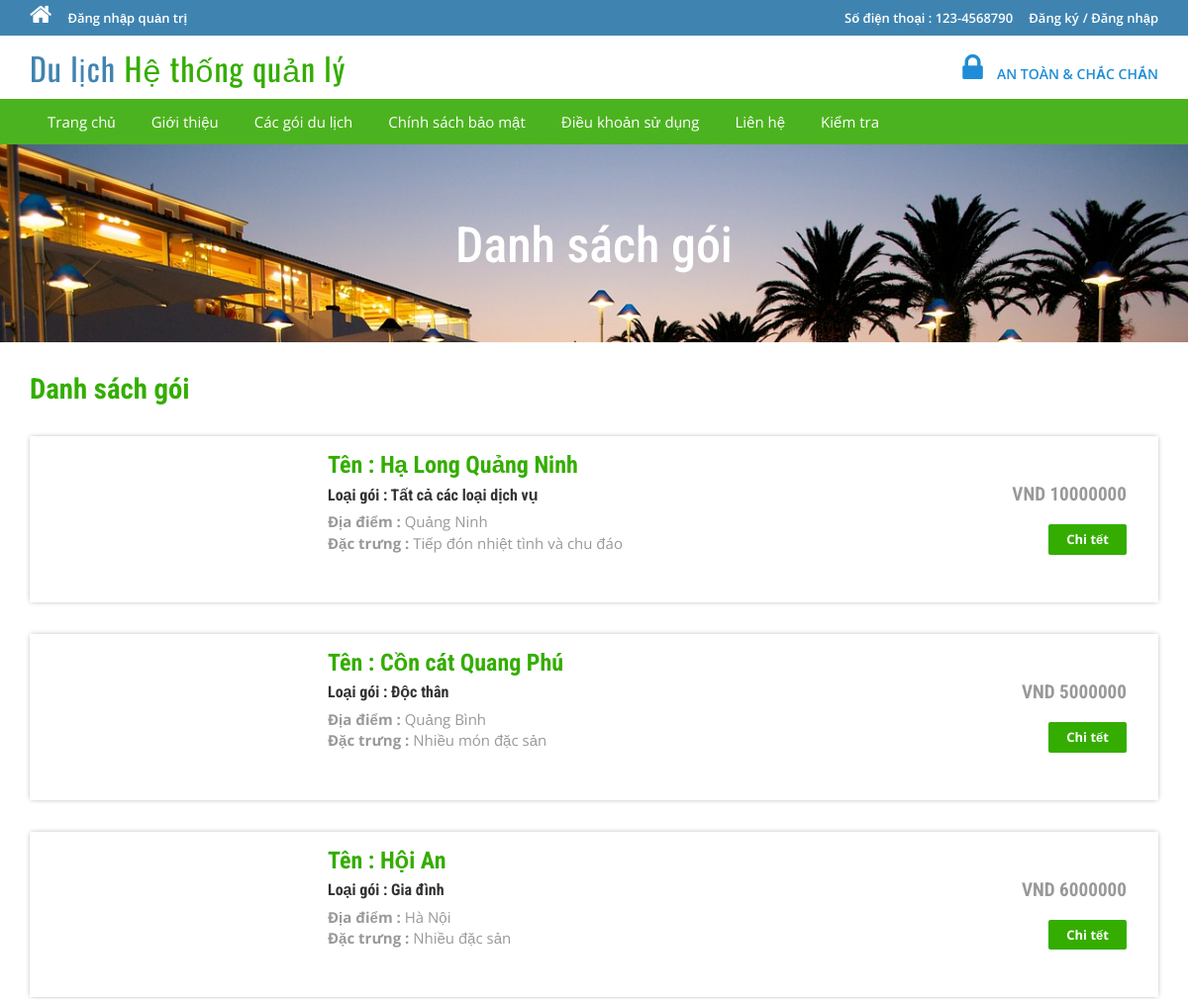
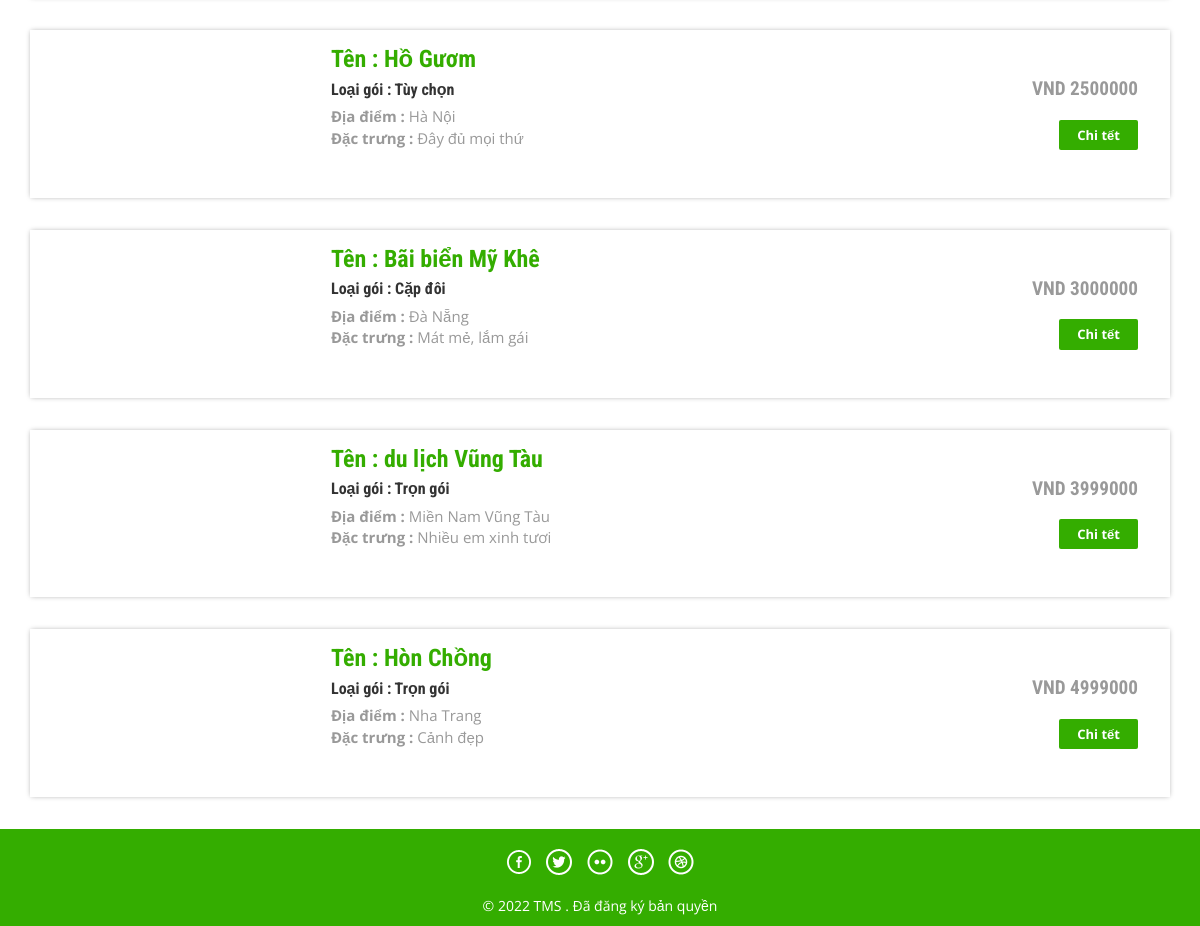
The app's page /package-list.php with its own data (2 pictures, top to bottom).
### tables this page shows
CREATE TABLE `tbltourpackages` (
  `PackageId` int(11) NOT NULL,
  `PackageName` varchar(200) DEFAULT NULL,
  `PackageType` varchar(150) DEFAULT NULL,
  `PackageLocation` varchar(100) DEFAULT NULL,
  `PackagePrice` int(11) DEFAULT NULL,
  `PackageFetures` varchar(255) DEFAULT NULL,
  `PackageDetails` mediumtext DEFAULT NULL,
  `PackageImage` varchar(100) DEFAULT NULL,
  `Creationdate` timestamp NULL DEFAULT current_timestamp(),
  `UpdationDate` timestamp NULL DEFAULT NULL ON UPDATE current_timestamp()
);

### package-list.php (the view, shortened to what this page needs)
<?php
include('includes/config.php');
?>
<!DOCTYPE HTML>
<html>
<head>
<link href="css/bootstrap.css" rel='stylesheet' type='text/css' />
<link href="css/style.css" rel='stylesheet' type='text/css' />
<link href="css/font-awesome.css" rel="stylesheet">
<link href="css/animate.css" rel="stylesheet" type="text/css" media="all">
</head>
<body>
<?php include('includes/header.php');?>
<div class="banner-3">
	<div class="container">
		<h1 class="wow zoomIn animated animated" data-wow-delay=".5s" style="visibility: visible; animation-delay: 0.5s; animation-name: zoomIn;"> Danh sách gói</h1>
	</div>
</div>
<div class="rooms">
	<div class="container">
		<div class="room-bottom">
			<h3>Danh sách gói</h3>
<?php $sql = "SELECT * from tbltourpackages";
$query = $dbh->prepare($sql);
$query->execute();
$results=$query->fetchAll(PDO::FETCH_OBJ);
if($query->rowCount() > 0)
{
foreach($results as $result)
{	?>
			<div class="rom-btm">
				<div class="col-md-3 room-left wow fadeInLeft animated" data-wow-delay=".5s">
				</div>
				<div class="col-md-6 room-midle wow fadeInUp animated" data-wow-delay=".5s">
					<h4>Tên : <?php echo htmlentities($result->PackageName);?></h4>
					<h6>Loại gói : <?php echo htmlentities($result->PackageType);?></h6>
					<p><b>Địa điểm :</b> <?php echo htmlentities($result->PackageLocation);?></p>
					<p><b>Đặc trưng :</b> <?php echo htmlentities($result->PackageFetures);?></p>
				</div>
				<div class="col-md-3 room-right wow fadeInRight animated" data-wow-delay=".5s">
					<h5>VND <?php echo htmlentities($result->PackagePrice);?></h5>
					<a href="package-details.php?pkgid=<?php echo htmlentities($result->PackageId);?>" class="view">Chi tết</a>
				</div>
				<div class="clearfix"></div>
			</div>
<?php }} ?>
		</div>
	</div>
</div>
<?php include('includes/footer.php');?>
</body>
</html>

### includes/header.php (shortened to what this page needs)
<?php if($_SESSION['login'])
{?>
<div class="top-header">
	<div class="container">
		<ul class="tp-hd-lft wow fadeInLeft animated" data-wow-delay=".5s">
			<li class="hm"><a href="index.html"><i class="fa fa-home"></i></a></li>
			<li class="prnt"><a href="profile.php">Thông tin của tôi</a></li>
				<li class="prnt"><a href="change-password.php">Đổi mật khẩu</a></li>
			<li class="prnt"><a href="tour-history.php">Lịch sử chuyến tham quan của tôi</a></li>
			<li class="prnt"><a href="issuetickets.php">Phát hành vé</a></li>
		</ul>
		<ul class="tp-hd-rgt wow fadeInRight animated" data-wow-delay=".5s">
			<li class="tol">Chào mừng :</li>
			<li class="sig"><?php echo htmlentities($_SESSION['login']);?></li>
			<li class="sigi"><a href="logout.php" >/ Đăng xuất</a></li>
        </ul>
		<div class="clearfix"></div>
	</div>
</div><?php } else {?>
<div class="top-header">
	<div class="container">
		<ul class="tp-hd-lft wow fadeInLeft animated" data-wow-delay=".5s">
			<li class="hm"><a href="index.php"><i class="fa fa-home"></i></a></li>
				<li class="hm"><a href="admin/index.php">Đăng nhập quản trị</a></li>
		</ul>
		<ul class="tp-hd-rgt wow fadeInRight animated" data-wow-delay=".5s">
			<li class="tol">Số điện thoại : 123-4568790</li>
			<li class="sig"><a href="#" data-toggle="modal" data-target="#myModal" >Đăng ký</a></li>
			<li class="sigi"><a href="#" data-toggle="modal" data-target="#myModal4" >/ Đăng nhập</a></li>
        </ul>
		<div class="clearfix"></div>
	</div>
</div>
<?php }?>
<div class="header">
	<div class="container">
		<div class="logo wow fadeInDown animated" data-wow-delay=".5s">
			<a href="index.php">Du lịch <span>Hệ thống quản lý</span></a>
		</div>
		<div class="lock fadeInDown animated" data-wow-delay=".5s">
			<li><i class="fa fa-lock"></i></li>
            <li><div class="securetxt">AN TOÀN &amp; CHẮC CHẮN </div></li>
		</div>
		<div class="clearfix"></div>
	</div>
</div>
<div class="footer-btm wow fadeInLeft animated" data-wow-delay=".5s">
	<div class="container">
	<div class="navigation">
			<nav class="navbar navbar-default">
				<div class="collapse navbar-collapse nav-wil" id="bs-example-navbar-collapse-1">
					<nav class="cl-effect-1">
						<ul class="nav navbar-nav">
							<li><a href="index.php">Trang chủ</a></li>
							<li><a href="page.php?type=Giới thiệu">Giới thiệu</a></li>
								<li><a href="package-list.php">Các gói du lịch</a></li>
								<li><a href="page.php?type=Chính sách bảo mật">Chính sách bảo mật</a></li>
								<li><a href="page.php?type=Điều khoản sử dụng">Điều khoản sử dụng</a></li>
								<li><a href="page.php?type=Liên hệ">Liên hệ</a></li>
								<?php if($_SESSION['login'])
{?>
								<li>Cần giúp đỡ?<a href="#" data-toggle="modal" data-target="#myModal3"> / Viết cho chúng tôi </a>  </li>
								<?php } else { ?>
								<li><a href="enquiry.php"> Kiểm tra </a>  </li>
								<?php } ?>
								<div class="clearfix"></div>
						</ul>
					</nav>
				</div>
			</nav>
		</div>
	</div>
</div>

### includes/footer.php
<div class="copy-right">
	<div class="container">
		<div class="footer-social-icons wow fadeInDown animated animated" data-wow-delay=".5s" style="visibility: visible; animation-delay: 0.5s; animation-name: fadeInDown;">
			<ul>
				<li><a class="facebook" href="#"><span>Facebook</span></a></li>
				<li><a class="twitter" href="#"><span>Twitter</span></a></li>
				<li><a class="flickr" href="#"><span>Flickr</span></a></li>
				<li><a class="googleplus" href="#"><span>Google+</span></a></li>
				<li><a class="dribbble" href="#"><span>Dribbble</span></a></li>
			</ul>
		</div>
		<p class="wow zoomIn animated animated" data-wow-delay=".5s" style="visibility: visible; animation-delay: 0.5s; animation-name: zoomIn;">© 2022 TMS . Đã đăng ký bản quyền </p>
	</div>
</div>

### css/style.css (style rules this page uses)
html, body { font-size: 100%; background: #fff; font-family: 'Open Sans', sans-serif; }
body a,.grid_1,plan_1,plan_1.one,plan_1.two,i.icon1, i.icon2, i.icon3, i.icon4, i.icon5, i.icon6 { transition:0.5s all; -webkit-transition:0.5s all; -moz-transition:0.5s all; -o-transition:0.5s all; -ms-transition:0.5s all; }
h1,h2,h3,h4,h5,h6 { margin:0; font-family: 'Roboto Condensed', sans-serif; }
p { margin:0; }
ul { margin:0; padding:0; }
.logo a { color: #3F84B1; letter-spacing: 1px; font-size: 2em; font-weight: 400; display: block; text-decoration: none; font-family: 'Oswald', sans-serif; }
.logo span { color:#34ad00; }
i.fa.fa-home { font-size: 24px; }
.top-header { background-color: #3F84B1; border-bottom: 0 none; height: 36px; line-height: 35px; }
ul.tp-hd-lft { float: left; }
ul.tp-hd-lft li { display: inline-block; }
li.hm,li.prnt { margin-right: 12px; }
ul.tp-hd-lft a { font-size: 13px; font-weight: 600; color:#fff; }
ul.tp-hd-rgt { float:right; }
ul.tp-hd-rgt li { display: inline-block; font-size: 13px; font-weight: 600; color:#fff; }
ul.tp-hd-rgt a { font-size: 13px; font-weight: 600; color:#fff; }
li.ned,li.wrt,li.tol { margin-right: 12px; }
.header { background-color: #fff; margin: 0; padding: 10px 0 8px; }
.logo a { display: block; }
.logo { float: left; margin-right: 60px; }
.lock { float: right; margin-top: 7px; }
.securetxt { color: #1f8dd6; line-height: 18px; margin-top: 0px; font-size: 14px; font-weight:600; }
.lock li { display: inline-block; }
i.fa.fa-lock { color:#1f8dd6; font-size: 2em; padding-right: 10px; }
.footer-btm li { display: inline-block; margin: 0 10px; font-size: 14px; color: #fff; }
.footer-btm li a { font-size: 15px; color: #fff; display: inline-block; padding: 5px 8px; }
.footer-btm { background:#4CB320; padding: 0.5em 0; text-align:center; }
.copy-right p { color:#fff; font-size:14px; line-height: 1.8em; }
.copy-right { background:#34ad00; text-align: center; padding: 0.5em 0; }
a.view { padding: 6px 18px; font-weight: 700; color: #fff; background-color: #34ad00; border: 0; font-size: 13px; border-radius: 2px; -webkit-transition: all .2s; -moz-transition: all .2s; transition: all .2s; margin-top: 20px; display: inline-block; }
.banner-3 { background: url(../images/6.jpg)no-repeat; background-size: cover; -webkit-background-size: cover; -o-background-size: cover; -ms-background-size: cover; -moz-background-size: cover; min-height:200px; }
.banner-3 h1 { font-size: 50px; margin-bottom: 40px; padding: 1.5em 0 0; text-align: center; color: #fff; }
.rom-btm { margin-top: 2em; box-shadow: 0px 0px 5px -1px rgba(0, 0, 0, 0.37); }
.room-bottom h3 { font-size: 1.8em; font-weight: 700; color: #34ad00; }
.room-bottom { padding: 2em 0; }
.rom-btm h4 { font-size: 1.5em; font-weight: 700; color: #34ad00; }
.rom-btm p { font-size: 15px; color: #999; }
.rom-btm h6 { font-size: 1em; font-weight: 700; margin: 0.5em 0; }
.room-right { text-align: right; padding: 3em 2em; }
.room-midle { padding: 1em; }
.rom-btm h5 { font-size: 1.2em; font-weight: 700; color: #999; }
.footer-social-icons ul li { display:inline-block; margin:0 0.2em; }
.footer-social-icons ul li a { width:30px; height:30px; background:url('../images/img-sprite.png') no-repeat 0px 0px; display:inline-block; position: relative; }
.footer-social-icons ul li a.facebook { background-position:0px 0px; }
.footer-social-icons ul li a.twitter { background-position:-30px 0px; }
.footer-social-icons ul li a.flickr { background-position:-60px 0px; }
.footer-social-icons ul li a.googleplus { background-position:-90px 0px; }
.footer-social-icons ul li a.dribbble { background-position:-120px 0px; }
.footer-social-icons { margin: 10px 0 10px; }
.navbar-default { background-color: #4CB320 !important; border-color: #4CB320 !important; }
.navbar { min-height: 0px !important; margin-bottom:0px !important; border-radius:0px !important; border: none !important; }
ul.nav.navbar-nav li a { font-size: 15px ; color: #fff; display: inline-block; padding: 5px 8px; }
.navbar-collapse { padding-right: 0px !important; padding-left: 0px !important; }

### records on screen
tbltourpackages: PackageName "Hạ Long Quảng Ninh", PackageType "Tất cả các loại dịch vụ", PackageLocation "Quảng Ninh", PackageFetures "Tiếp đón nhiệt tình và chu đáo", PackagePrice "10000000"
tbltourpackages: PackageName "Cồn cát Quang Phú", PackageType "Độc thân", PackageLocation "Quảng Bình", PackageFetures "Nhiều món đặc sản", PackagePrice "5000000"
tbltourpackages: PackageName "Hội An", PackageType "Gia đình", PackageLocation "Hà Nội", PackageFetures "Nhiều đặc sản", PackagePrice "6000000"
tbltourpackages: PackageName "Hồ Gươm", PackageType "Tùy chọn", PackageLocation "Hà Nội", PackageFetures "Đây đủ mọi thứ", PackagePrice "2500000"
tbltourpackages: PackageName "Bãi biển Mỹ Khê", PackageType "Cặp đôi", PackageLocation "Đà Nẵng", PackageFetures "Mát mẻ, lắm gái", PackagePrice "3000000"
tbltourpackages: PackageName "du lịch Vũng Tàu", PackageType "Trọn gói", PackageLocation "Miền Nam Vũng Tàu", PackageFetures "Nhiều em xinh tươi", PackagePrice "3999000"
tbltourpackages: PackageName "Hòn Chồng", PackageType "Trọn gói", PackageLocation "Nha Trang", PackageFetures "Cảnh đẹp", PackagePrice "4999000"
